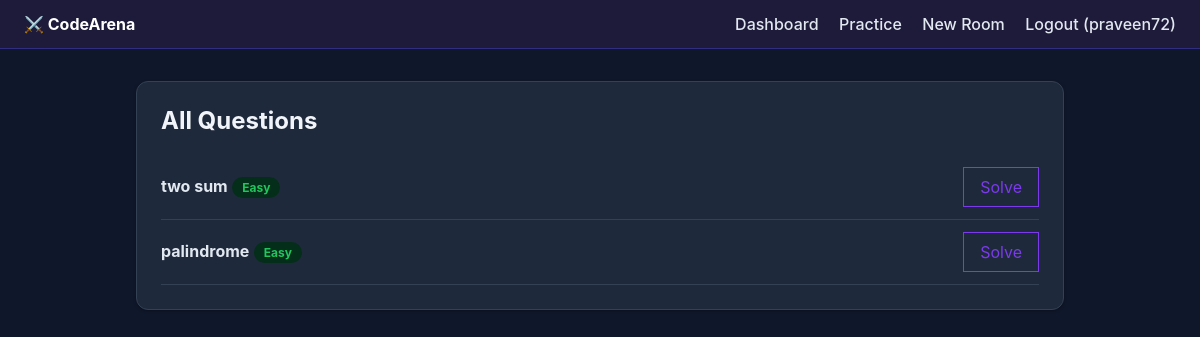
The page /questions/ (signed in) on the database as committed earlier.
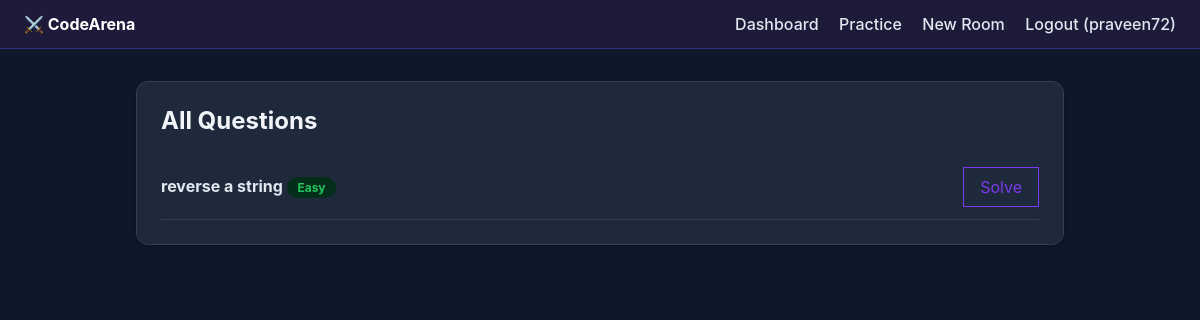
The same page on the database as committed later.
### questions/models.py (models this page shows, shortened)
class Question(models.Model):
    DIFFICULTY_CHOICES = [
        ("easy", "Easy"),
        ("medium", "Medium"),
        ("hard", "Hard"),
    ]
    title = models.CharField(max_length=100)
    description = models.TextField()
    difficulty = models.CharField(max_length=20, choices=DIFFICULTY_CHOICES, default="easy")
    starter_code = models.TextField(blank=True, default="# Write your solution below\n")
    sample_input = models.TextField(blank=True, help_text="Fed to the program via stdin")
    sample_output = models.TextField(
        blank=True, help_text="Expected stdout (compared after trimming whitespace)"
    )

### questions/views.py (the view)
# urls.py: path('', views.question_list_view, name='question_list'),
@login_required
def question_list_view(request):
    questions = Question.objects.all()
    return render(request, 'questions/question_list.html', {'questions': questions})

### questions/templates/questions/question_list.html (shortened to what this page needs)
{% extends "base.html" %}
{% block content %}
<div class="card">
  <h2>All Questions</h2>
  {% for q in questions %}
    <div class="row">
      <div>
        <strong>{{ q.title }}</strong>
        <span class="badge {{ q.difficulty }}">{{ q.get_difficulty_display }}</span>
      </div>
      <a href="{% url 'practice' q.id %}" class="btn btn-outline">Solve</a>
    </div>
  {% empty %}
    <p class="muted">No questions yet. Run <code>python manage.py seed_questions</code>.</p>
  {% endfor %}
</div>
{% endblock %}

Rows that differ between the two databases and show on the page:
removed Question: title "two sum", difficulty "Easy"
removed Question: title "palindrome", difficulty "Easy"
added Question: title "reverse a string", difficulty "Easy"
